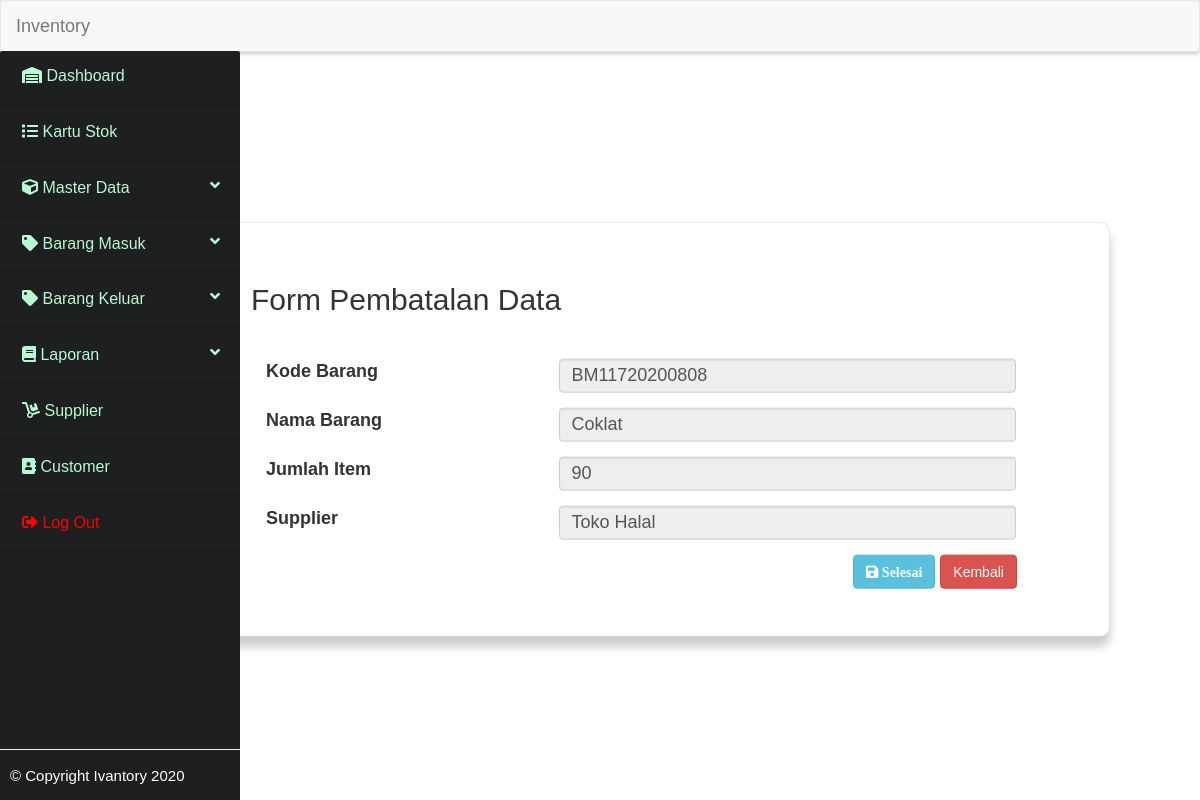
/_barangmasuk/batal.php?id_brgmasuk=1, run on the app's committed database.
### tables this page shows
CREATE TABLE IF NOT EXISTS `tbl_barangmasuk` (
  `id_brgmasuk` int(11) NOT NULL AUTO_INCREMENT,
  `kode_barang` varchar(50) NOT NULL,
  `nama_barang` varchar(50) NOT NULL,
  `satuan` varchar(30) NOT NULL,
  `kategori` varchar(30) NOT NULL,
  `jml_masuk` varchar(10) NOT NULL,
  `keterangan` varchar(15) NOT NULL,
  `tgl_masuk` date NOT NULL,
  `supplier` varchar(30) NOT NULL,
  `status` double NOT NULL,
  PRIMARY KEY (`id_brgmasuk`)
);

CREATE TABLE IF NOT EXISTS `supplier` (
  `id_supplier` int(11) NOT NULL AUTO_INCREMENT,
  `nama` varchar(50) NOT NULL,
  `alamat` text NOT NULL,
  `email` varchar(50) NOT NULL,
  `telepon` varchar(13) NOT NULL,
  PRIMARY KEY (`id_supplier`)
);

### _barangmasuk/functions.php (called while the page is built, shortened)
<?php
include "../koneksi.php";
    function query($query){
        global $conn;
        $result = mysqli_query($conn, $query);
        $rows   = [];
        while( $row = mysqli_fetch_assoc($result)){
        $rows[] = $row;
        }
        return $rows;
    }
?>

### _barangmasuk/batal.php (the view, shortened to what this page needs)
<?php
    include "functions.php";
    $id = $_GET["id_brgmasuk"];
    $dbm = query("SELECT A.*, B.nama FROM tbl_barangmasuk AS A INNER JOIN supplier AS B ON (A.supplier = B.id_supplier) WHERE id_brgmasuk = $id ")[0];
?>
<!DOCTYPE html>
<html lang="en">
<head>
    <link rel="stylesheet" href="../bootstrap/css/bootstrap.css">
    <link rel="stylesheet" href="../fontawesome/css/all.min.css">
    <link rel="stylesheet" href="../dist/css/admin.css">
    <link rel="stylesheet" href="form.css">
</head>
<body>
    <div class="wrapper">
        <nav class="navbar navbar-default">
            <div class="navbar-header">
                <a class="navbar-brand" href="#">Inventory</a>
            </div>
        </nav>
        <aside class="sidebar sidebar-collapse">
            <div class="menu">
                <ul class="menu-content">
                    <li>
                        <a href="../dashboard.php"><i class="fas fa-warehouse"></i> Dashboard</a>
                    </li>
                    <li>
                        <a href="../_kartustok/kartu_stok.php"><i class="fas fa-list"></i> Kartu Stok</a>
                    </li>
                    <li>
                        <a href="#"><i class="fas fa-cube"></i> <span>Master Data</span> <i class="fas fa-angle-down pull-right"></i></a>
                    </li>
                    <li>
                        <a href="#"><i class="fas fa-tag"></i> <span>Barang Masuk</span> <i class="fas fa-angle-down pull-right"></i></a>
                    </li>
                    <li>
                        <a href="#"><i class="fas fa-tag"></i> <span>Barang Keluar</span> <i class="fas fa-angle-down pull-right"></i></a>
                    </li>
                    <li>
                        <a href="#"><i class="fas fa-book"></i> <span>Laporan</span> <i class="fas fa-angle-down pull-right"></i></a>
                    </li>
                    <li>
                        <a href="../_supplier/supplier.php"><i class="fas fa-dolly"></i> Supplier</a>
                    </li>
                    <li>
                        <a href="../_customer/customer.php"><i class="fas fa-address-book"></i> Customer</a>
                    </li>
                    <li>
                        <a href="../logout.php" onclick="return confirm('Yakin Untuk Keluar?')"><span style="color: red;"><i class="fas fa-sign-out-alt"></i> Log Out</span></a>
                    </li>
                   <div class="sidebar-footer">
                        <p style="color: white;">&copy Copyright Ivantory 2020</p>
                   </div>
                </ul>
            </div>
        </aside>
        <section class="content">
            <div class="inner">
                <div class="table-content">
                    <div class="box">
                        <h2>Form Pembatalan Data</h2>
                            <form action="" method="post" class="form form-control-static">
                                <div class="container">
                                <input type="hidden" name="id_barangmasuk" id="id_barangmasuk" value="<?= $dbm["id_brgmasuk"]; ?>"><br>
                                    <div class="form-group">
                                        <div class="row">
                                            <div class="col-md-3">
                                                <label for="kode">Kode Barang</label>
                                            </div>
                                            <div class="col-md-5">
                                            <input type="text" name="kode_barangmasuk" id="kode_barangmasuk" class="form-control" style="font-size: 18px;" autocomplete="off" required readonly value="<?= $dbm["kode_barang"]; ?>">
                                            </div>
                                        </div>
                                    </div>
                                    <div class="form-group">
                                        <div class="row">
                                            <div class="col-md-3">
                                                <label for="nama">Nama Barang</label>
                                            </div>
                                            <div class="col-md-5">
                                                <input type="text" name="nama_barangmasuk" id="nama_barangmasuk" class="form-control" style="font-size: 18px;" autocomplete="off" required value="<?= $dbm["nama_barang"]; ?>" readonly>
                                            </div>
                                        </div>
                                    </div>
                                    <div class="form-group">
                                        <div class="row">
                                            <div class="col-md-3">
                                                <label for="jumlah_item">Jumlah Item</label>
                                            </div>
                                            <div class="col-md-5">
                                                <input type="text" name="jumlah_item" id="jumlah_item" class="form-control" style="font-size: 18px;" autocomplete="off" required value="<?= $dbm["jml_masuk"]; ?>" readonly>
                                            </div>
                                        </div>
                                    </div>
                                    <div class="form-group">
                                        <div class="row">
                                            <div class="col-md-3">
                                                <label for="supplier">Supplier</label>
                                            </div>
                                            <div class="col-md-5">
                                            <input type="text" name="supplier" id="supplier" class="form-control" style="font-size: 18px;" autocomplete="off" required readonly value="<?= $dbm["nama"]; ?>">
                                            </div>
                                        </div>
                                    </div>
                                </div>
                                <center>
                                    <button type="submit" name="submit" class="btn btn-info" style="margin-left: 550px;"><span class="fas fa-save"> Selesai</span></button>
                                    <a href="barang_masuk.php" class="btn btn-danger">Kembali</a>
                                </center>
                            </form>
                    </div>
                </div>
            </div>
        </section>
    </div>
</body>
</html>

### _barangmasuk/form.css (style rules this page uses)
body { margin: 0; padding: 0; font-family: 'Gill Sans', 'Gill Sans MT', Calibri, 'Trebuchet MS', sans-serif; background-repeat: no-repeat; background-size: cover; }
.box { position: fixed; top: 0; left: 50%; transform: translate(-50%, -50%); width: 900px; background: #fff; padding: 40px; box-sizing: border-box; border: 1px solid rgba(0,0,0,.1); box-shadow: 0 10px 10px rgba(0,0,0,.2); border-radius: 10px; }
.table-content { position: fixed; top: 58%; left: 55%; transform: translate(-50%, -50%); width: 900px; background: #fff; padding: 35px; }

### data on the page
tbl_barangmasuk: kode_barangmasuk "BM11720200808", nama_barangmasuk "Coklat", jumlah_item "90", supplier "Toko Halal"
